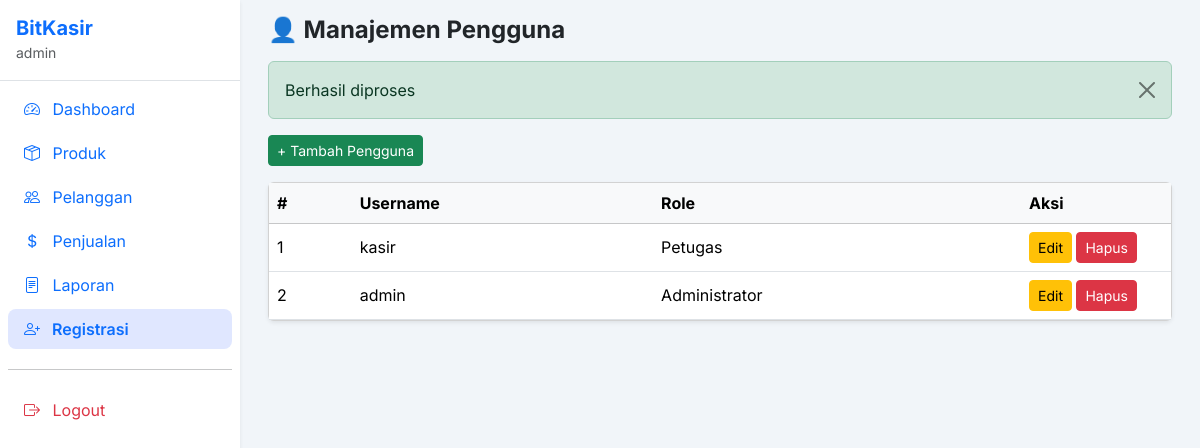
The page /dashboard.php?modul=registrasi&aksi=tampil&msg=success (signed in) on the database as committed earlier.
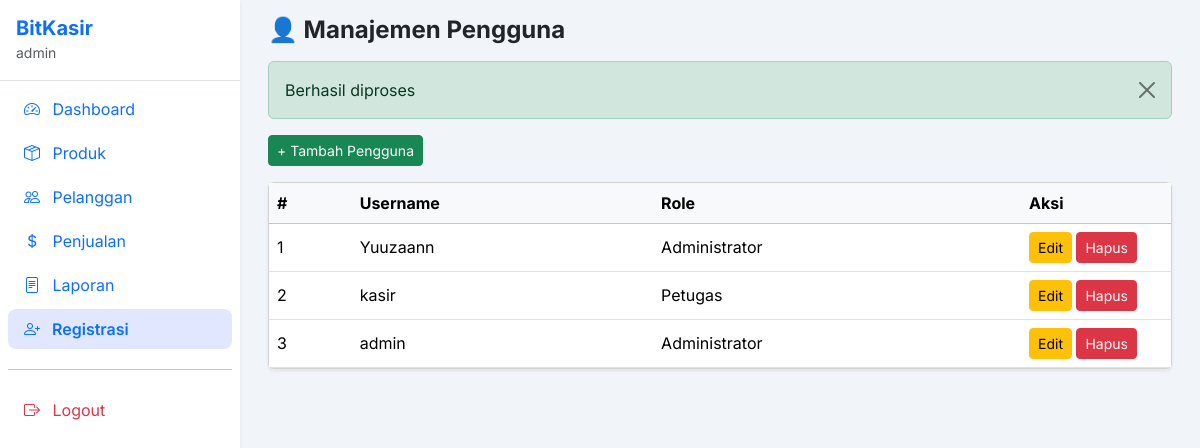
The same page on the database as committed later.
### tables this page shows
CREATE TABLE `pengguna` (
  `UserID` int(11) NOT NULL,
  `Username` varchar(50) NOT NULL,
  `PasswordHash` varchar(255) NOT NULL,
  `Role` enum('Administrator','Petugas') NOT NULL DEFAULT 'Petugas'
);

### modules/registrasi/tampil.php (the view, shortened to what this page needs)
<?php
$res = mysqli_query($koneksi, "SELECT * FROM pengguna ORDER BY UserID DESC");
?>
<h4 class="fw-bold mb-3">👤 Manajemen Pengguna</h4>
<?php if (isset($_GET['msg']) && $_GET['msg'] === 'success'): ?>
<div class="alert alert-success alert-dismissible fade show">
  Berhasil diproses
  <button class="btn-close" data-bs-dismiss="alert"></button>
</div>
<?php endif; ?>
<a href="dashboard.php?modul=registrasi&aksi=tambah"
   class="btn btn-success btn-sm mb-3">+ Tambah Pengguna</a>
<div class="card shadow-sm">
<div class="card-body p-0">
<table class="table table-hover align-middle mb-0">
<thead class="table-light">
<tr>
  <th>#</th>
  <th>Username</th>
  <th>Role</th>
  <th width="150">Aksi</th>
</tr>
</thead>
<tbody>
<?php if (mysqli_num_rows($res) === 0): ?>
<tr><td colspan="4" class="text-center text-muted py-4">Kosong</td></tr>
<?php else: $no=1; while($u=mysqli_fetch_assoc($res)): ?>
<tr>
  <td><?= $no++ ?></td>
  <td><?= htmlspecialchars($u['Username']) ?></td>
  <td><?= $u['Role'] ?></td>
  <td>
    <a href="dashboard.php?modul=registrasi&aksi=edit&id=<?= $u['UserID'] ?>"
       class="btn btn-sm btn-warning">Edit</a>
    <a href="dashboard.php?modul=registrasi&aksi=hapus&id=<?= $u['UserID'] ?>"
       onclick="return confirm('Hapus user?')"
       class="btn btn-sm btn-danger">Hapus</a>
  </td>
</tr>
<?php endwhile; endif; ?>
</tbody>
</table>
</div>
</div>

Rows that differ between the two databases and show on the page:
added pengguna: Username "Yuuzaann", Role "Administrator"
